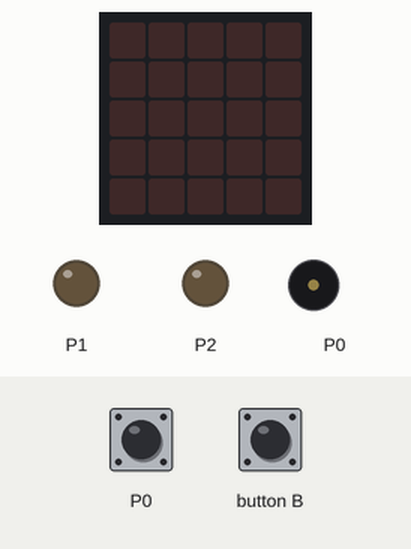
This program was run on a simulated BBC micro:bit (MakeCode). Shown: the board's 5×5 LED display, output pins drawn as LEDs (lit = HIGH), buzzer (waves = sounding). Inputs (shaded band) come from the test bench; at power-on: P0 LOW.

Above: at 1.2 s.
1.3 s: P0 pulled HIGH for 0.15 s
At 1.7 s:
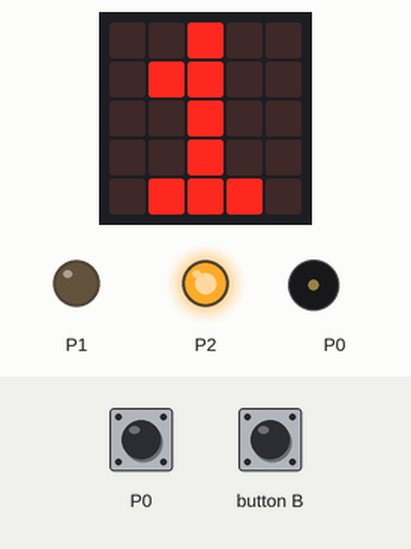
4.4 s: button B pressed for 0.15 s
At 6.2 s:
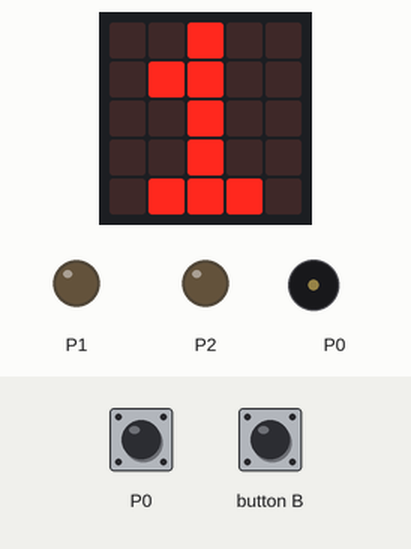
6.5 s: P0 pulled HIGH for 1 s
At 7.5 s:
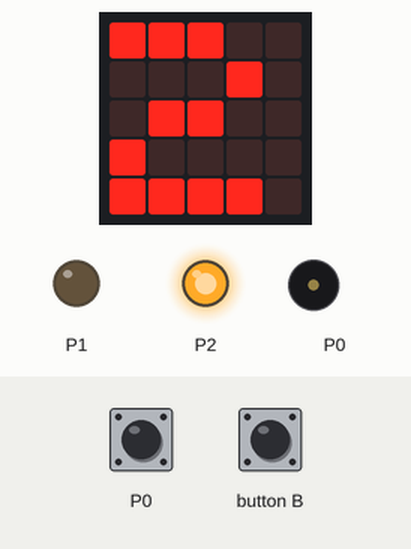
Timing chart, 0 to 10.3 s (numbered marks = the images above; inputs shaded):
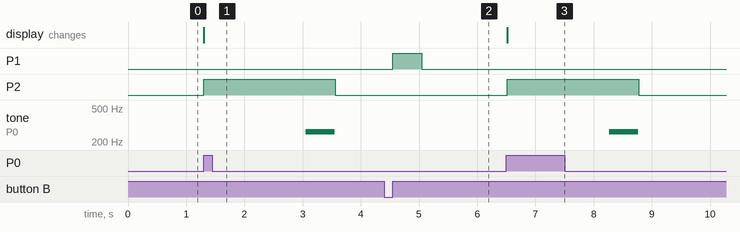

The program:

main.ts
```typescript
let score = 0
// 記分員 micro:bitB
input.onButtonPressed(Button.B, function () {
    pins.digitalWritePin(DigitalPin.P1, 1)
    basic.pause(500)
    pins.digitalWritePin(DigitalPin.P1, 0)
})
/**
 * A GND <---------------> B  GND
 *
 * A P0     <---------------> B  P1
 *
 * A P2 ------------LED-----------A GND
 */
// 記分板micro:bitA
basic.forever(function () {
    if (pins.digitalReadPin(DigitalPin.P0) == 1) {
        score += 1
        pins.digitalWritePin(DigitalPin.P2, 1)
        basic.showNumber(score)
        basic.pause(1000)
        music.playTone(262, music.beat(BeatFraction.Whole))
        pins.digitalWritePin(DigitalPin.P2, 0)
    }
})
```

test.ts
```typescript
// 在這裡測試；當此封包作為擴充功能時，將不會編譯此內容。
```

Measured:
- after the input at 1.3 s, P2: LOW → HIGH at once, → LOW 2.3 s later; tone on P0: silent → 262 Hz after 1.8 s, → silent 0.50 s later; the display: changes at once (image 1)
- after the input at 4.4 s, P1: LOW → HIGH after 0.15 s, → LOW 0.50 s later
- after the input at 6.5 s, P2: LOW → HIGH at once, → LOW 2.3 s later; tone on P0: silent → 262 Hz after 1.8 s, → silent 0.50 s later; the display: changes at once (image 3)
